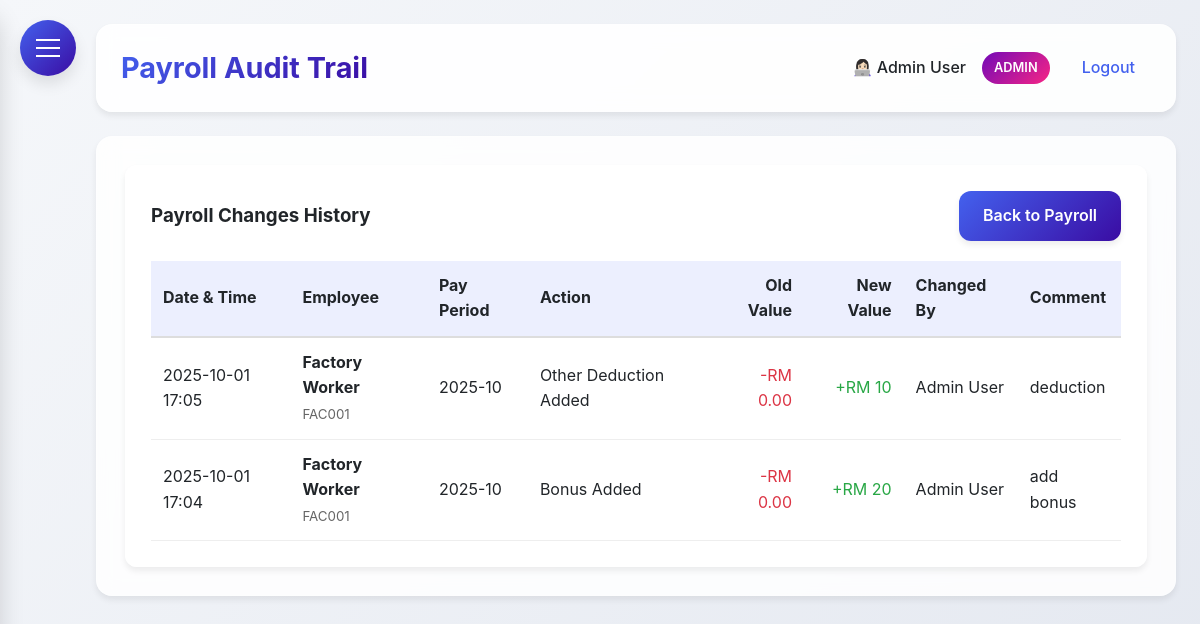
The page /payroll/audit-trail (signed in) on the database as committed earlier.
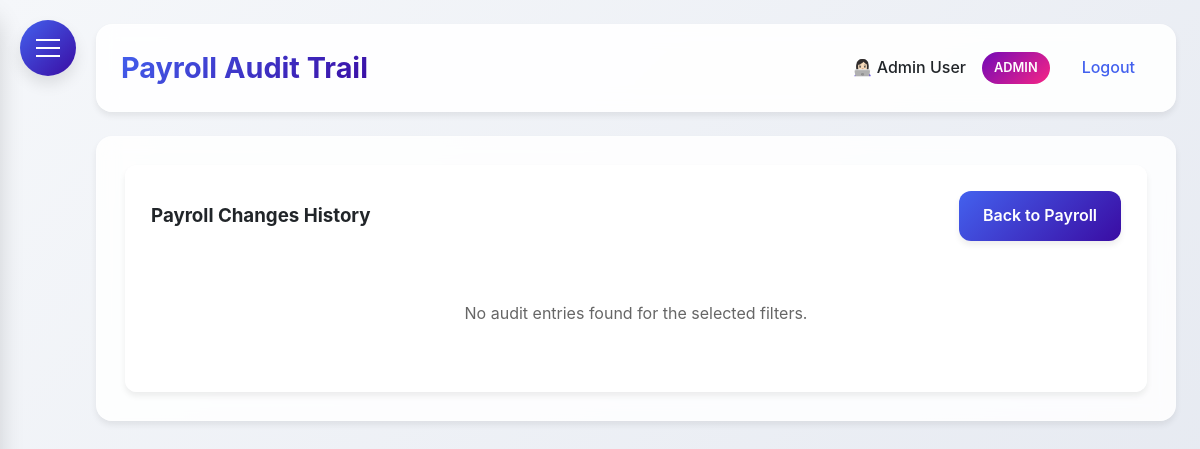
The same page on the database as committed later.
### HerculesSystem.py (models this page shows, shortened)
class Employee(UserMixin, db.Model):
    __tablename__ = 'employee'  # Explicitly set to 'employees'
    id = db.Column(db.Integer, primary_key=True)
    username = db.Column(db.String(80), unique=True, nullable=False)
    password = db.Column(db.String(120), nullable=False)
    full_name = db.Column(db.String(120), nullable=False)
    email = db.Column(db.String(120), unique=True, nullable=False)
    nationality = db.Column(db.String(80), nullable=False)
    employee_id = db.Column(db.String(80), unique=True, nullable=False)
    hire_date = db.Column(db.Date)
    is_admin = db.Column(db.Boolean, default=False)
    user_type = db.Column(db.String(20), default='employee')
    last_clock_in = db.Column(db.DateTime)
    last_clock_out = db.Column(db.DateTime)
    last_lunch_start = db.Column(db.DateTime)
    last_lunch_end = db.Column(db.DateTime)
    date_joined = db.Column(db.Date, nullable=True)  # Date when employee joined the company
    basic_salary = db.Column(db.Numeric(10, 2), nullable=True)  # Basic salary
    leave_balances = db.relationship('LeaveBalance', back_populates='employee', lazy=True)

class PayrollAuditTrail(db.Model):
    __tablename__ = 'payroll_audit_trail'
    id = db.Column(db.Integer, primary_key=True)
    employee_id = db.Column(db.Integer, db.ForeignKey('employee.id'), nullable=False)
    pay_period = db.Column(db.String(20), nullable=False)
    action = db.Column(db.String(100), nullable=False)  # 'bonus_added', 'overtime_adjusted', etc.
    field_name = db.Column(db.String(100), nullable=False)
    old_value = db.Column(db.String(255))
    new_value = db.Column(db.String(255))
    comment = db.Column(db.Text)
    performed_by = db.Column(db.Integer, db.ForeignKey('employee.id'), nullable=False)
    performed_at = db.Column(db.DateTime, default=datetime.utcnow)
    employee = db.relationship('Employee', foreign_keys=[employee_id], backref='payroll_audits')
    performer = db.relationship('Employee', foreign_keys=[performed_by])

### HerculesSystem.py (the view)
@app.route('/payroll/audit-trail')
@login_required
def payroll_audit_trail():
    if current_user.user_type != 'admin':
        flash('You do not have permission to view audit trail.', 'danger')
        return redirect(url_for('dashboard'))
    employee_id = request.args.get('employee_id', type=int)
    pay_period = request.args.get('pay_period', '')
    audit_query = PayrollAuditTrail.query.join(Employee, PayrollAuditTrail.employee_id == Employee.id)
    if employee_id:
        audit_query = audit_query.filter(PayrollAuditTrail.employee_id == employee_id)
    if pay_period:
        audit_query = audit_query.filter(PayrollAuditTrail.pay_period == pay_period)
    audit_entries = audit_query.order_by(PayrollAuditTrail.performed_at.desc()).all()
    return render_template('payroll_audit.html', audit_entries=audit_entries)

### HerculesSystem.py (called while the page is built)
@app.after_request
def add_security_headers(response):
    response.headers['Permissions-Policy'] = 'geolocation=()'
    return response

@login_manager.user_loader
def load_user(user_id):
    return db.session.get(Employee, int(user_id))

@app.context_processor
def inject_now():
    return {'now': datetime.utcnow()}

### templates/payroll_audit.html (shortened to what this page needs)
{% extends "base.html" %}
{% block content %}
<div class="dashboard-container">
    <div class="glass" style="padding: 25px; border-radius: 12px;">
        <div style="display: flex; justify-content: space-between; align-items: center; margin-bottom: 20px;">
            <h3 style="margin: 0;">Payroll Changes History</h3>
            <a href="{{ url_for('payroll') }}" class="btn btn-primary">Back to Payroll</a>
        </div>
        {% if audit_entries %}
        <div style="overflow-x: auto;">
            <table style="width: 100%; border-collapse: collapse;">
                <thead>
                    <tr style="background: rgba(67, 97, 238, 0.1);">
                        <th style="padding: 12px; text-align: left; border-bottom: 2px solid #ddd;">Date & Time</th>
                        <th style="padding: 12px; text-align: left; border-bottom: 2px solid #ddd;">Employee</th>
                        <th style="padding: 12px; text-align: left; border-bottom: 2px solid #ddd;">Pay Period</th>
                        <th style="padding: 12px; text-align: left; border-bottom: 2px solid #ddd;">Action</th>
                        <th style="padding: 12px; text-align: right; border-bottom: 2px solid #ddd;">Old Value</th>
                        <th style="padding: 12px; text-align: right; border-bottom: 2px solid #ddd;">New Value</th>
                        <th style="padding: 12px; text-align: left; border-bottom: 2px solid #ddd;">Changed By</th>
                        <th style="padding: 12px; text-align: left; border-bottom: 2px solid #ddd;">Comment</th>
                    </tr>
                </thead>
                <tbody>
                    {% for audit in audit_entries %}
                    <tr>
                        <td style="padding: 12px; border-bottom: 1px solid #eee;">
                            {{ audit.performed_at.strftime('%Y-%m-%d %H:%M') }}
                        </td>
                        <td style="padding: 12px; border-bottom: 1px solid #eee;">
                            <strong>{{ audit.employee.full_name }}</strong><br>
                            <small style="color: #666;">{{ audit.employee.employee_id }}</small>
                        </td>
                        <td style="padding: 12px; border-bottom: 1px solid #eee;">
                            {{ audit.pay_period }}
                        </td>
                        <td style="padding: 12px; border-bottom: 1px solid #eee;">
                            <span style="text-transform: capitalize;">{{ audit.action.replace('_', ' ') }}</span>
                        </td>
                        <td style="padding: 12px; border-bottom: 1px solid #eee; text-align: right; color: #dc3545;">
                            {% if audit.old_value %}-RM {{ audit.old_value }}{% endif %}
                        </td>
                        <td style="padding: 12px; border-bottom: 1px solid #eee; text-align: right; color: #28a745;">
                            {% if audit.new_value %}+RM {{ audit.new_value }}{% endif %}
                        </td>
                        <td style="padding: 12px; border-bottom: 1px solid #eee;">
                            {{ audit.performer.full_name }}
                        </td>
                        <td style="padding: 12px; border-bottom: 1px solid #eee;">
                            {{ audit.comment or '-' }}
                        </td>
                    </tr>
                    {% endfor %}
                </tbody>
            </table>
        </div>
        {% else %}
        <div style="text-align: center; padding: 40px; color: #666;">
            <p>No audit entries found for the selected filters.</p>
        </div>
        {% endif %}
    </div>
</div>
{% endblock %}

### templates/base.html (shortened to what this page needs)
<!DOCTYPE html>
<html lang="en">
<head>
</head>
<body>
    <div class="hamburger-menu" id="hamburgerMenu">
        <span></span>
    </div>
    <div class="main-content" id="mainContent">
        <div class="header">
            <h1>{% block header %}Hercules HR{% endblock %}</h1>
            <div class="user-info">
                {% if current_user.is_authenticated %}
                <span>👩🏻‍💻 {{ current_user.full_name }}</span>
                {% if current_user.user_type == 'admin' %}
                <span class="admin-badge">ADMIN</span>
                {% endif %}
                <a href="{{ url_for('logout') }}">Logout</a>
                {% else %}
                <a href="{{ url_for('login') }}">Login</a>
                {% endif %}
            </div>
        </div>
        <div class="content">
            {% block content %}{% endblock %}
        </div>
    </div>
</body>
</html>

### templates/base.html (style rules this page uses)
:root { --primary: #4361ee; --secondary: #3a0ca3; --accent: #7209b7; --success: #4cc9f0; --danger: #f72585; --warning: #fca311; --info: #4895ef; --light: #f8f9fa; --dark: #212529; --gray: #6c757d; --gradient-primary: linear-gradient(135deg, #4361ee, #3a0ca3); --sidebar-gradient: linear-gradient(135deg, #4361ee, #3a0ca3); --gradient-accent: linear-gradient(135deg, #7209b7, #f72585); --shadow-sm: 0 4px 6px rgba(0, 0, 0, 0.07); --shadow-md: 0 8px 15px rgba(0, 0, 0, 0.1); --shadow-lg: 0 15px 25px rgba(0, 0, 0, 0.15); --border-radius: 12px; --border-radius-lg: 16px; --border-radius-xl: 20px; --sidebar-radius: 20px; --dark-bg: #1a1f35; --dark-container: #252a40; }
* { margin: 0; padding: 0; box-sizing: border-box; font-family: 'Inter', 'Segoe UI', system-ui, -apple-system, sans-serif; }
body { display: flex; min-height: 100vh; background: linear-gradient(135deg, #f5f7fa 0%, #e4e8f0 100%); color: var(--dark); line-height: 1.6; transition: background 0.3s ease, color 0.3s ease; }
.glass { background: rgba(255, 255, 255, 0.85); backdrop-filter: blur(10px); border-radius: var(--border-radius); border: 1px solid rgba(255, 255, 255, 0.2); box-shadow: var(--shadow-sm); transition: background 0.3s ease, border 0.3s ease; }
.hamburger-menu { position: fixed; top: 20px; left: 20px; z-index: 1000; cursor: pointer; background: var(--gradient-primary); border-radius: 50%; width: 56px; height: 56px; display: flex; align-items: center; justify-content: center; box-shadow: var(--shadow-md); transition: all 0.3s ease; }
.hamburger-menu span { display: block; width: 24px; height: 2px; background: #fff; position: relative; transition: all 0.3s cubic-bezier(0.4, 0, 0.2, 1); }
.hamburger-menu span:before, .hamburger-menu span:after { content: ''; position: absolute; width: 24px; height: 2px; background: #fff; transition: all 0.3s cubic-bezier(0.4, 0, 0.2, 1); }
.hamburger-menu span:before { top: -8px; }
.hamburger-menu span:after { top: 8px; }
.main-content { flex: 1; padding: 24px; margin-left: 0; transition: margin-left 0.3s cubic-bezier(0.4, 0, 0.2, 1); padding-left: 96px; }
.header { background: rgba(255, 255, 255, 0.9); backdrop-filter: blur(10px); padding: 20px 24px; border-radius: var(--border-radius-lg); box-shadow: var(--shadow-sm); display: flex; justify-content: space-between; align-items: center; margin-bottom: 24px; border: 1px solid rgba(255, 255, 255, 0.2); transition: background 0.3s ease, border 0.3s ease; }
.header h1 { font-size: 1.8rem; font-weight: 700; background: var(--gradient-primary); -webkit-background-clip: text; background-clip: text; color: transparent; }
.user-info { display: flex; align-items: center; gap: 16px; }
.user-info span { color: var(--dark); font-weight: 500; }
.user-info .admin-badge { background: var(--gradient-accent); color: white; padding: 6px 12px; border-radius: 20px; font-size: 0.8rem; font-weight: 600; }
.user-info a { color: var(--primary); text-decoration: none; font-weight: 500; transition: all 0.2s ease; padding: 8px 16px; border-radius: 8px; }
.content { background: rgba(255, 255, 255, 0.85); backdrop-filter: blur(10px); padding: 28px; border-radius: var(--border-radius-lg); box-shadow: var(--shadow-sm); border: 1px solid rgba(255, 255, 255, 0.2); transition: background 0.3s ease, border 0.3s ease; }
.btn { display: inline-block; padding: 12px 24px; border-radius: var(--border-radius); text-decoration: none; font-weight: 600; transition: all 0.3s ease; border: none; cursor: pointer; box-shadow: var(--shadow-sm); }
.btn-primary { background: var(--gradient-primary); color: white; }
.content { animation: fadeIn 0.4s ease-out; }

Rows that differ between the two databases and show on the page:
removed PayrollAuditTrail: performed_at "2025-10-01 17:05", employee.full_name "Factory Worker", employee.employee_id "FAC001", pay_period "2025-10", action.replace "Other Deduction Added", old_value "0.00", new_value "10", performer.full_name "Admin User", comment "deduction"
removed PayrollAuditTrail: performed_at "2025-10-01 17:04", employee.full_name "Factory Worker", employee.employee_id "FAC001", pay_period "2025-10", action.replace "Bonus Added", old_value "0.00", new_value "20", performer.full_name "Admin User", comment "add bonus"
Other text that changed with them:
text no longer shown: "Date & Time Employee Pay Period Action Old Value New Value Changed By Comment"
text now shown: "No audit entries found for the selected filters."
